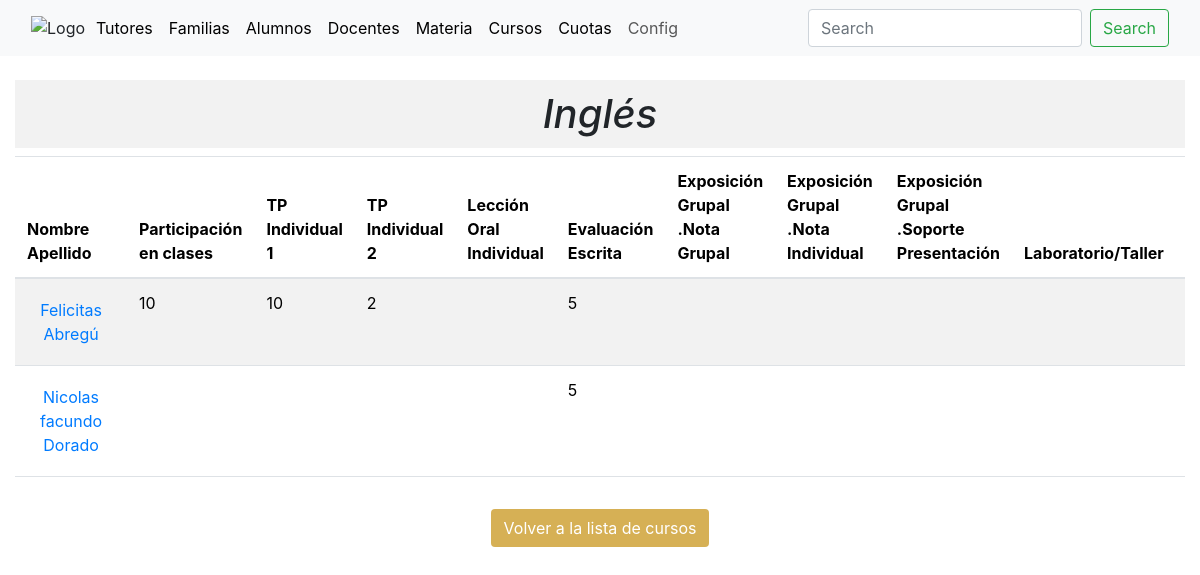
Page /materia/9/1/alumnos/ on the committed database.
### academico/models.py (models this page shows, shortened)
class Materias(models.Model):
    Denominación = models.CharField(max_length=255)
    Docente_Titular = models.ForeignKey(Docentes, on_delete=models.SET_NULL, null=True)
    class Meta:
        db_table = 'Materias'
        verbose_name = 'Materia'
        verbose_name_plural = 'Materias'

class Alumnos(models.Model):
    Familia = models.ForeignKey(Familia, on_delete=models.CASCADE)
    curso = models.ForeignKey(Cursos, on_delete=models.CASCADE, null=True, blank=True)
    Baja_Alumno = models.BooleanField()
    Casa = models.ForeignKey(Casas, on_delete=models.CASCADE)
    Colegio = models.ForeignKey(Colegios, on_delete=models.CASCADE)
    Lugar_Nacimiento = models.ForeignKey(Lugar_Nacimiento, on_delete=models.CASCADE)
    Nacionalidad = models.ForeignKey(Nacionalidad, on_delete=models.CASCADE)
    Localidad = models.ForeignKey(Localidad, on_delete=models.CASCADE)
    Apellidos = models.CharField(max_length=255)
    Nombres = models.CharField(max_length=255)
    DNI = models.CharField(max_length=255)
    Edad = models.IntegerField()
    Fecha_Nacimiento = models.DateField()
    Domicilio = models.CharField(max_length=255)
    Email_Institucional = models.EmailField()
    Email_Personal = models.EmailField()
    Escuela_Procedencia = models.CharField(max_length=255)
    Enfermedades = models.CharField(max_length=255)
    Toma_Medicamentos = models.CharField(max_length=255)
    Telefono_Urgencia = models.CharField(max_length=255)
    generos = [('V', 'Varón'),('M', 'Mujer'),]
    Sexo = models.CharField(max_length=1, choices=generos)
    class Meta:
        db_table = 'Alumnos'
        verbose_name = 'Alumno'
        verbose_name_plural = 'Alumnos'

class notas(models.Model):
    alumno = models.ForeignKey(Alumnos,  default=1, on_delete=models.CASCADE)
    materia = models.ForeignKey(Materias, default=1, on_delete=models.CASCADE)
    participacion_en_clases = models.CharField(max_length=255,blank=True, null=True)
    tp_individual_1 = models.CharField(max_length=255,blank=True, null=True)
    tp_individual_2 = models.CharField(max_length=255,blank=True, null=True)
    leccion_oral_individual = models.CharField(max_length=255,blank=True, null=True)
    evaluacion_escrita = models.CharField(max_length=255,blank=True, null=True)
    exposicion_grupal_nota_grupal = models.CharField(max_length=255,blank=True, null=True)
    exposicion_grupal_nota_individual = models.CharField(max_length=255,blank=True, null=True)
    exposicion_grupal_soporte_presentacion = models.CharField(max_length=255,blank=True, null=True)
    laboratorio_taller = models.CharField(max_length=255,blank=True, null=True)
    carpeta = models.CharField(max_length=255,blank=True, null=True)
    material = models.CharField(max_length=255,blank=True, null=True)
    conducta = models.CharField(max_length=255,blank=True, null=True)
    class Meta:
        db_table = 'notas'
        verbose_name = 'nota'
        verbose_name_plural = 'notas'

### academico/views.py (the view)
# urls.py: path('materia/<int:curso_id>/<int:materia_id>/alumnos/', AlumnosListView.as_view(), name='alumnos_por_materia'),
class AlumnosListView(ListView):
    model = Alumnos
    template_name = 'alumnos_por_materia.html'
    form_class = NotasForm
    context_object_name = 'alumnos'
    def get_queryset(self):
        curso_id = self.kwargs['curso_id']
        materia_id = self.kwargs['materia_id']
        alumnos = Alumnos.objects.filter(curso_id=curso_id)
        return alumnos
    def get_context_data(self, **kwargs):
        context = super().get_context_data(**kwargs)
        materia = get_object_or_404(Materias, pk=self.kwargs['materia_id'])
        context['materia'] = materia
        context['curso_id'] = self.kwargs['curso_id']
        for alumno in context['alumnos']:
            nota = notas.objects.filter(alumno=alumno, materia=materia).first()
            if nota:
                alumno.notas = nota
            else:
                alumno.notas = notas()
        return context

### academico/templates/alumnos_por_materia.html (shortened to what this page needs)
{% extends "base.html" %}
{% block content %}
<main>
  <div class="container-fluid mt-4">
    <div class="row justify-content-center">
      <div class="col-12 text-center">
        <h1 style="font-style: italic; background-color: #f2f2f2; padding: 10px;">
          {{ materia.Denominación }}
        </h1>
      </div>
    </div>
    <div class="row justify-content-center">
      <div class="col-12">
        <div class="table-responsive">
          <table class="table table-striped table-hover w-100">
            <thead>
              <tr>
                <th>Nombre Apellido</th>
                <th>Participación en clases</th>
                <th>TP Individual 1</th>
                <th>TP Individual 2</th>
                <th>Lección Oral Individual</th>
                <th>Evaluación Escrita</th>
                <th>Exposición Grupal .Nota Grupal</th>
                <th>Exposición Grupal .Nota Individual</th>
                <th>Exposición Grupal .Soporte Presentación</th>
                <th>Laboratorio/Taller</th>
                <th>Carpeta</th>
              </tr>
            </thead>
            <tbody>
              {% for alumno in alumnos %}
              <tr>
                <td>
                  <a href="{% url 'alumno_detalle' alumno_id=alumno.id %}" class="btn btn-link">
                    {{ alumno.Nombres }} {{ alumno.Apellidos }}
                  </a>
                </td>
                <td>{{ alumno.notas.participacion_en_clases|default:"" }}</td>
                <td>{{ alumno.notas.tp_individual_1|default:"" }}</td>
                <td>{{ alumno.notas.tp_individual_2|default:"" }}</td>
                <td>{{ alumno.notas.leccion_oral_individual|default:"" }}</td>
                <td>{{ alumno.notas.evaluacion_escrita|default:"" }}</td>
                <td>{{ alumno.notas.exposicion_grupal_nota_grupal|default:"" }}</td>
                <td>{{ alumno.notas.exposicion_grupal_nota_individual|default:"" }}</td>
                <td>{{ alumno.notas.exposicion_grupal_soporte_presentacion|default:"" }}</td>
                <td>{{ alumno.notas.laboratorio_taller|default:"" }}</td>
                <td>{{ alumno.notas.carpeta|default:"" }}</td>
              </tr>
              {% endfor %}
            </tbody>
          </table>
        </div>
      </div>
    </div>
    <div class="row justify-content-center mt-3">
      <div class="col-md-8 text-center">
        <button type="button" class="btn" style="background-color: rgb(214,176,85); color: white;" onclick="location.href='{% url 'cursos_list' %}'">Volver a la lista de cursos</button>
      </div>
    </div>
  </div>
</main>
{% endblock %}

### rows in the picture
Materias: Denominación "Inglés"
Alumnos: Nombres "Felicitas", Apellidos "Abregú", notas.participacion_en_clases "10", notas.tp_individual_1 "10", notas.tp_individual_2 "2", notas.evaluacion_escrita "5"
Alumnos: Nombres "Nicolas facundo", Apellidos "Dorado", notas.evaluacion_escrita "5"
